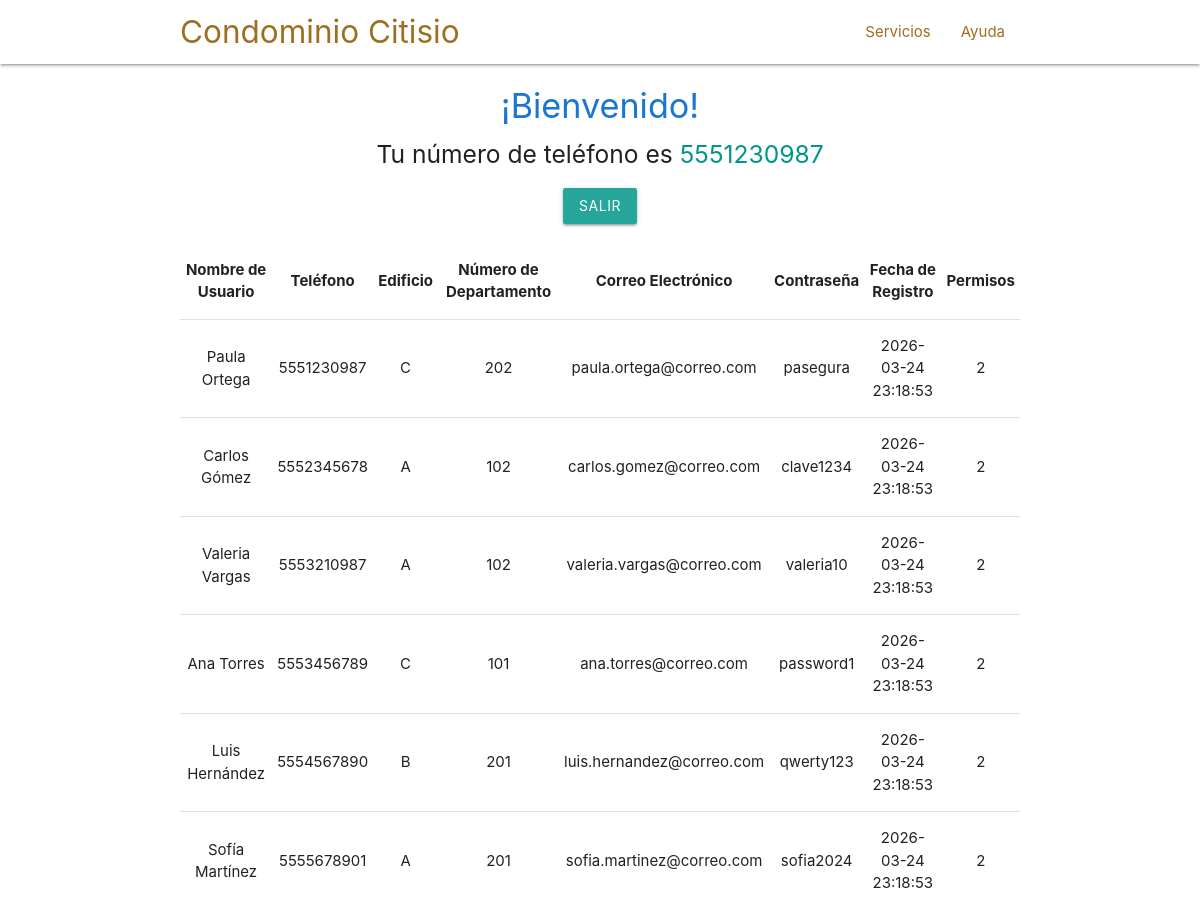
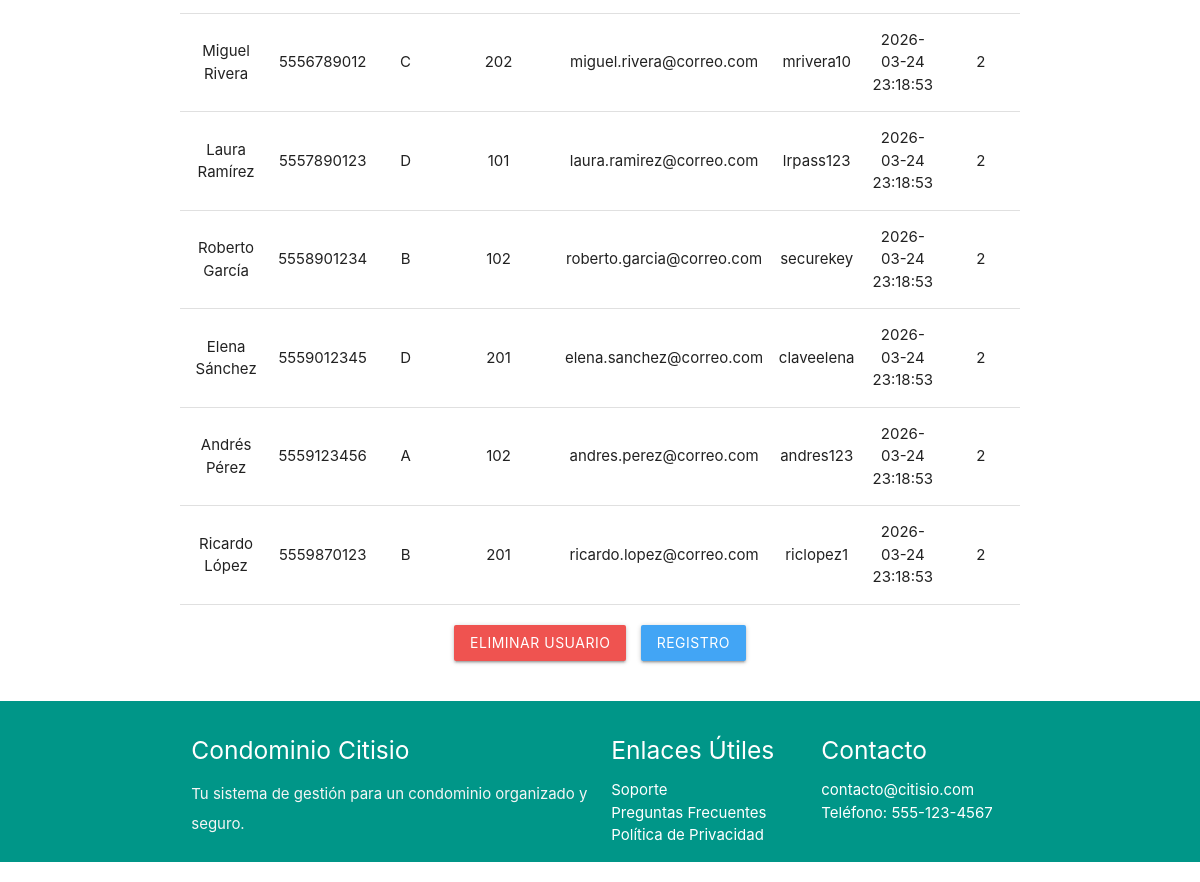
Page /principal.php (signed in) on the committed database (2 pictures, top to bottom).
### tables this page shows
CREATE TABLE residente (
  nombre_usuario VARCHAR(100) NOT NULL,
  letra_edificio CHAR(1) NOT NULL,
  numero_departamento INT NOT NULL,
  email VARCHAR(255) NOT NULL UNIQUE,
  telefono VARCHAR(10) NOT NULL,
  password VARCHAR(100) DEFAULT NULL,
  fecha_registro DATETIME NOT NULL DEFAULT CURRENT_TIMESTAMP,
  permisos INT NOT NULL DEFAULT 2,
  PRIMARY KEY (telefono),
  INDEX idx_edificio_departamento (letra_edificio, numero_departamento)
);

### principal.php (the view, shortened to what this page needs)
<?php require "./header.php"; ?>
<?php
$telefono = $_SESSION['username'];
if (!isset($telefono)) {
    header("location: ./index.php");
} else {
    echo "<div class='container center-align' style='margin-top: 20px;'>
            <h4 class='blue-text text-darken-2'>¡Bienvenido!</h4>
            <h5>Tu número de teléfono es <span class='teal-text'>$telefono</span></h5>
          </div>";
    echo "<div class='container center-align' style='margin-top: 20px;'>
            <a href='Controlador/salir.php' class='btn waves-effect waves-light teal lighten-1'>Salir</a>
          </div>";
    require "./Controlador/conexion.php";
    mysqli_set_charset($conexion, 'utf8');
    $consulta_sql = "SELECT * FROM residente";
    $resultado = $conexion->query($consulta_sql);
    $count = mysqli_num_rows($resultado);
    echo "<div class='container' style='overflow-x:auto; margin-top: 20px;'>";
    echo "<table class='highlight bordered responsive-table centered'>
            <thead>
                <tr>
                    <th>Nombre de Usuario</th>
                    <th>Teléfono</th>
                    <th>Edificio</th>
                    <th>Número de Departamento</th>
                    <th>Correo Electrónico</th>
                    <th>Contraseña</th>
                    <th>Fecha de Registro</th>
                    <th>Permisos</th>
                </tr>
            </thead>
            <tbody>";
    if ($count > 0) {
        while ($row = mysqli_fetch_assoc($resultado)) {
            echo "<tr>";
            echo "<td>" . htmlspecialchars($row['nombre_usuario']) . "</td>";
            echo "<td>" . htmlspecialchars($row['telefono']) . "</td>";
            echo "<td>" . htmlspecialchars($row['letra_edificio']) . "</td>";
            echo "<td>" . htmlspecialchars($row['numero_departamento']) . "</td>";
            echo "<td>" . htmlspecialchars($row['email']) . "</td>";
            echo "<td>" . htmlspecialchars($row['password']) . "</td>";
            echo "<td>" . htmlspecialchars($row['fecha_registro']) . "</td>";
            echo "<td>" . htmlspecialchars($row['permisos']) . "</td>";
            echo "</tr>";
        }
        echo "</tbody></table>";
    } else {
        echo "<h5 class='center-align red-text'>Sin ningún registro</h5>";
    }
    echo "</div>";
    echo "<div class='container center-align' style='margin-top: 20px;'>
            <a href='eliminarUsuario.php' class='btn waves-effect waves-light red lighten-1' style='margin-right: 10px;'>Eliminar Usuario</a>
            <a href='registro.php' class='btn waves-effect waves-light blue lighten-1'>Registro</a>
          </div>";
}
?>
<?php require "./footer.php"; ?>
</body>
</html>

### header.php (shortened to what this page needs)
<!DOCTYPE html>
<html lang="es">
<head>
  <link href="css/materialize.css" type="text/css" rel="stylesheet" media="screen,projection"/>
  <link href="css/style.css" type="text/css" rel="stylesheet" media="screen,projection"/>
</head>
<body>
<header class="header-section" style="margin-bottom: 20px;">
  <nav class="white" role="navigation">
    <div class="nav-wrapper container">
      <a id="logo-container" href="index.php" class="brand-logo">Condominio Citisio</a>
      <ul class="right hide-on-med-and-down">
        <li><a href="#">Servicios</a></li>
        <li><a href="mailto:contacto@citisio.com">Ayuda</a></li>
      </ul>
    </div>
  </nav>
</header>

### footer.php (shortened to what this page needs)
  <footer class="page-footer teal" style="margin-top: 40px;">
    <div class="container">
      <div class="row">
        <div class="col l6 s12">
          <h5 class="white-text">Condominio Citisio</h5>
          <p class="grey-text text-lighten-4">Tu sistema de gestión para un condominio organizado y seguro.</p>
        </div>
        <div class="col l3 s12">
          <h5 class="white-text">Enlaces Útiles</h5>
          <ul>
            <li><a class="white-text" href="#!">Soporte</a></li>
            <li><a class="white-text" href="#!">Preguntas Frecuentes</a></li>
            <li><a class="white-text" href="#!">Política de Privacidad</a></li>
          </ul>
        </div>
        <div class="col l3 s12">
          <h5 class="white-text">Contacto</h5>
          <ul>
            <li><a class="white-text" href="mailto:contacto@citisio.com">contacto@citisio.com</a></li>
            <li><a class="white-text" href="#!">Teléfono: 555-123-4567</a></li>
          </ul>
        </div>
      </div>
    </div>
  </footer>
</body>
</html>

### css/style.css (style rules this page uses)
nav ul a, nav .brand-logo { color: #9E6F21; }
p { line-height: 2rem; }
footer.page-footer { margin: 0; }

### rows in the picture
residente: nombre_usuario "Paula Ortega", telefono "5551230987", letra_edificio "C", numero_departamento "202", email "paula.ortega@correo.com", password "pasegura", fecha_registro "2026-03-24 23:18:53", permisos "2"
residente: nombre_usuario "Carlos Gómez", telefono "5552345678", letra_edificio "A", numero_departamento "102", email "carlos.gomez@correo.com", password "clave1234", fecha_registro "2026-03-24 23:18:53", permisos "2"
residente: nombre_usuario "Valeria Vargas", telefono "5553210987", letra_edificio "A", numero_departamento "102", email "valeria.vargas@correo.com", password "valeria10", fecha_registro "2026-03-24 23:18:53", permisos "2"
residente: nombre_usuario "Ana Torres", telefono "5553456789", letra_edificio "C", numero_departamento "101", email "ana.torres@correo.com", password "password1", fecha_registro "2026-03-24 23:18:53", permisos "2"
residente: nombre_usuario "Luis Hernández", telefono "5554567890", letra_edificio "B", numero_departamento "201", email "luis.hernandez@correo.com", password "qwerty123", fecha_registro "2026-03-24 23:18:53", permisos "2"
residente: nombre_usuario "Sofía Martínez", telefono "5555678901", letra_edificio "A", numero_departamento "201", email "sofia.martinez@correo.com", password "sofia2024", fecha_registro "2026-03-24 23:18:53", permisos "2"
residente: nombre_usuario "Miguel Rivera", telefono "5556789012", letra_edificio "C", numero_departamento "202", email "miguel.rivera@correo.com", password "mrivera10", fecha_registro "2026-03-24 23:18:53", permisos "2"
residente: nombre_usuario "Laura Ramírez", telefono "5557890123", letra_edificio "D", numero_departamento "101", email "laura.ramirez@correo.com", password "lrpass123", fecha_registro "2026-03-24 23:18:53", permisos "2"
residente: nombre_usuario "Roberto García", telefono "5558901234", letra_edificio "B", numero_departamento "102", email "roberto.garcia@correo.com", password "securekey", fecha_registro "2026-03-24 23:18:53", permisos "2"
residente: nombre_usuario "Elena Sánchez", telefono "5559012345", letra_edificio "D", numero_departamento "201", email "elena.sanchez@correo.com", password "claveelena", fecha_registro "2026-03-24 23:18:53", permisos "2"
residente: nombre_usuario "Andrés Pérez", telefono "5559123456", letra_edificio "A", numero_departamento "102", email "andres.perez@correo.com", password "andres123", fecha_registro "2026-03-24 23:18:53", permisos "2"
residente: nombre_usuario "Ricardo López", telefono "5559870123", letra_edificio "B", numero_departamento "201", email "ricardo.lopez@correo.com", password "riclopez1", fecha_registro "2026-03-24 23:18:53", permisos "2"

### other values in the picture
$telefono "5551230987"
